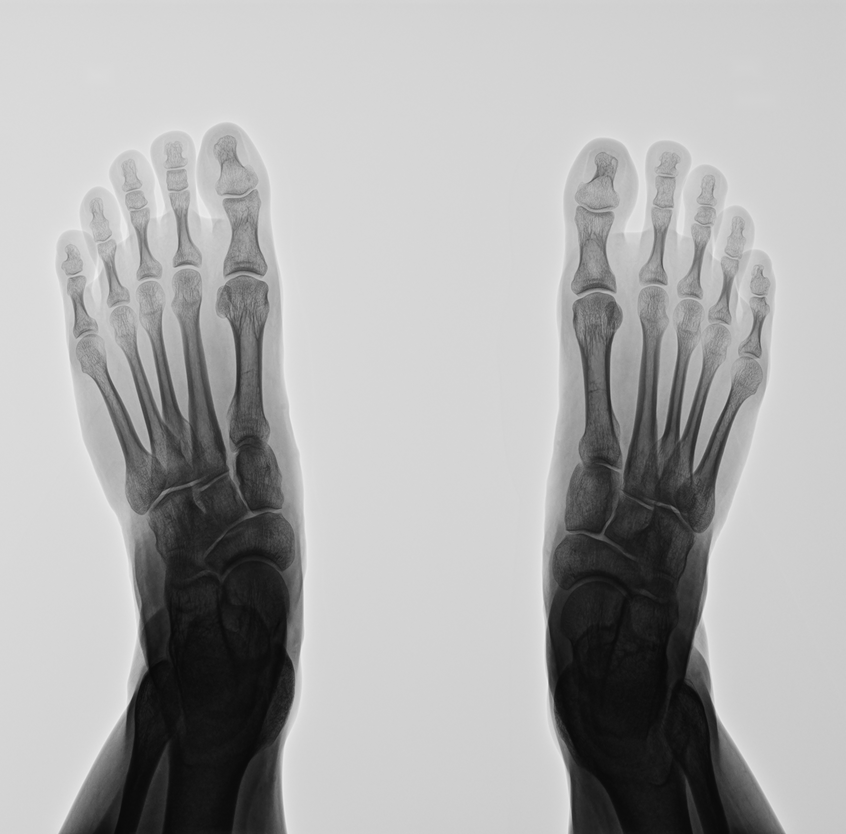
#> input picture detect_hallux_valgus/src/preprocessed/part1.png, 846 x 834 px, shrunk from 2372 x 2336 before the run; its folder holds only this picture in this run
$ python make_bone_binary.py
#> lines starting #> are read from the running program, lines starting #| are printed output that depends on the picture; after the words box and inside, x2 and y2 are one past the last pixel; in counts of white or black regions, pixels touching at a corner belong together
### detect_hallux_valgus/my_module/detect_image_center.py
import cv2
import numpy as np
import os
import glob


class detectMidpoints:
    def find_contour_midpoints(self, image):
        # ノイズを除去しないとノイズが輪郭線と検出されてアルゴリズムが機能しない
        gaussian_image = cv2.GaussianBlur(image, (15, 15), 3)

        edges = cv2.Canny(image=gaussian_image, threshold1=10, threshold2=10)

        # 膨張処理に使用するカーネルを定義
        kernel = np.ones((11, 11), np.uint8)

        # 膨張処理を適用
        dilated_edges = cv2.dilate(edges, kernel, iterations=3)
        eroded_edges = cv2.erode(dilated_edges, kernel, iterations=3)

        # 輪郭を検出
        contours, _ = cv2.findContours(
            eroded_edges, cv2.RETR_EXTERNAL, cv2.CHAIN_APPROX_SIMPLE
        )

        # 輪郭の面積でソートして上位二つを取得
        sorted_contours = sorted(contours, key=cv2.contourArea, reverse=True)[:2]

        # 重心の中点を計算
        if len(sorted_contours) >= 2:
            moments1 = cv2.moments(sorted_contours[0])
            moments2 = cv2.moments(sorted_contours[1])
            centroid1 = (
                int(moments1["m10"] / moments1["m00"]),
                int(moments1["m01"] / moments1["m00"]),
            )
            centroid2 = (
                int(moments2["m10"] / moments2["m00"]),
                int(moments2["m01"] / moments2["m00"]),
            )
            midpoint = (
                (centroid1[0] + centroid2[0]) // 2,
                (centroid1[1] + centroid2[1]) // 2,
            )

            return midpoint, contours

        else:
            return None, None

    # [16 lines left out: function process_images, not called in this run]


# [7 lines that do not run on import are left out]

### detect_hallux_valgus/my_module/make_bone_binary.py
import cv2
import numpy as np
import os
import glob
from detect_image_center import detectMidpoints


class MakeBone:
    def __init__(self, image):
        if len(image.shape) == 3 and image.shape[2] == 3:
            self.image = cv2.cvtColor(image, cv2.COLOR_BGR2GRAY)
        else:
            self.image = image

    def find_lower_brightness_positions(self, start_position):
        x, y = start_position

        clahe = cv2.createCLAHE(clipLimit=3.0, tileGridSize=(8, 8))
        self.clahe_image = clahe.apply(self.image)

        start_brightness = self.clahe_image[y, x]
        width = self.clahe_image.shape[1]

        # 左側に探索して、肉の輝度値を取得
        left_position = None
        for x_left in range(x, -1, -1):
            if self.clahe_image[y, x_left] <= start_brightness - 10:
                left_position = (x_left, y)
                break

        # 右側に探索して、肉の輝度値を取得
        right_position = None
        for x_right in range(x, width):
            if self.clahe_image[y, x_right] <= start_brightness - 10:
                right_position = (x_right, y)
                break

        left_lower_position = None
        if left_position:
            left_x, left_y = left_position
            left_brightness = self.clahe_image[left_y, left_x]
            for x_left_lower in range(left_x, -1, -1):
                if self.clahe_image[left_y, x_left_lower] <= left_brightness - 80:
                    left_lower_position = (x_left_lower, left_y)
                    break

        right_lower_position = None
        if right_position:
            right_x, right_y = right_position
            right_brightness = self.clahe_image[right_y, right_x]
            for x_right_lower in range(right_x, width):
                if self.clahe_image[right_y, x_right_lower] <= right_brightness - 80:
                    right_lower_position = (x_right_lower, right_y)
                    break

        right_lower_brightness = self.clahe_image[right_y, x_right_lower]
        left_lower_brightness = self.clahe_image[left_y, x_left_lower]

        return (
            left_position,
            right_position,
            left_lower_position,
            right_lower_position,
        ), (
            left_brightness,
            right_brightness,
            left_lower_brightness,
            right_lower_brightness,
        )

    def make_bone_binary(self, brightness, threshold=0.55):
        # 指定した輝度値よりも小さい輝度値を持つ部分を残して、それ以外を255にする
        brightness_threshold = brightness[0] * threshold
        bone = np.where(self.clahe_image <= brightness_threshold, self.clahe_image, 255)

        bone_canny = cv2.Canny(image=bone, threshold1=10, threshold2=10)

        # エッジ画像を膨張処理(これ以上kernelを上げると画像がつぶれる)
        dilate_bone_canny = cv2.dilate(
            bone_canny, kernel=np.ones((5, 5), np.uint8), iterations=3
        )

        # エッジ画像を膨張処理しても埋められなかった部分を補完する処理
        contours, _ = cv2.findContours(
            dilate_bone_canny, cv2.RETR_LIST, cv2.CHAIN_APPROX_NONE
        )

        modified_dilate_bone_canny = dilate_bone_canny.copy()

        for contour in contours:
            area = cv2.contourArea(contour)

            if area < 10000:
                # 輪郭の内側のピクセルを取得して、白い部分が多い場合は黒く埋める、黒い部分が多い場合は白く埋める
                mask = np.zeros_like(dilate_bone_canny)
                cv2.drawContours(mask, [contour], -1, color=255, thickness=cv2.FILLED)
                pts = np.where(mask == 255)

                white_pixels = np.sum(dilate_bone_canny[pts] == 255)
                black_pixels = np.sum(dilate_bone_canny[pts] == 0)

                if white_pixels > black_pixels:
                    cv2.drawContours(
                        modified_dilate_bone_canny,
                        [contour],
                        -1,
                        color=0,
                        thickness=cv2.FILLED,
                    )
                else:
                    cv2.drawContours(
                        modified_dilate_bone_canny,
                        [contour],
                        -1,
                        color=255,
                        thickness=cv2.FILLED,
                    )

        # それでも修正できなかった部分を埋める処理
        bone_binary = cv2.morphologyEx(
            modified_dilate_bone_canny, cv2.MORPH_CLOSE, np.ones((5, 5), np.uint8)
        )

        return bone_binary, bone


if __name__ == "__main__":
    input_dir = "detect_hallux_valgus/src/preprocessed"
    output_dir = "detect_hallux_valgus/output/bone_binary"
    os.makedirs(output_dir, exist_ok=True)

    for image_path in glob.glob(os.path.join(input_dir, "*.png")):
        image = cv2.imread(image_path, cv2.IMREAD_GRAYSCALE)
#> image is the input picture: shape (834, 846); min 9, max 238, mean 171.7

        detect_midpoints = detectMidpoints()

        # 画像の中心を検出
        midpoints, contour = detect_midpoints.find_contour_midpoints(image=image)
#> in find_contour_midpoints, `edges = cv2.Canny(image=gaussian_image, threshold1=10, threshold2=10)`:
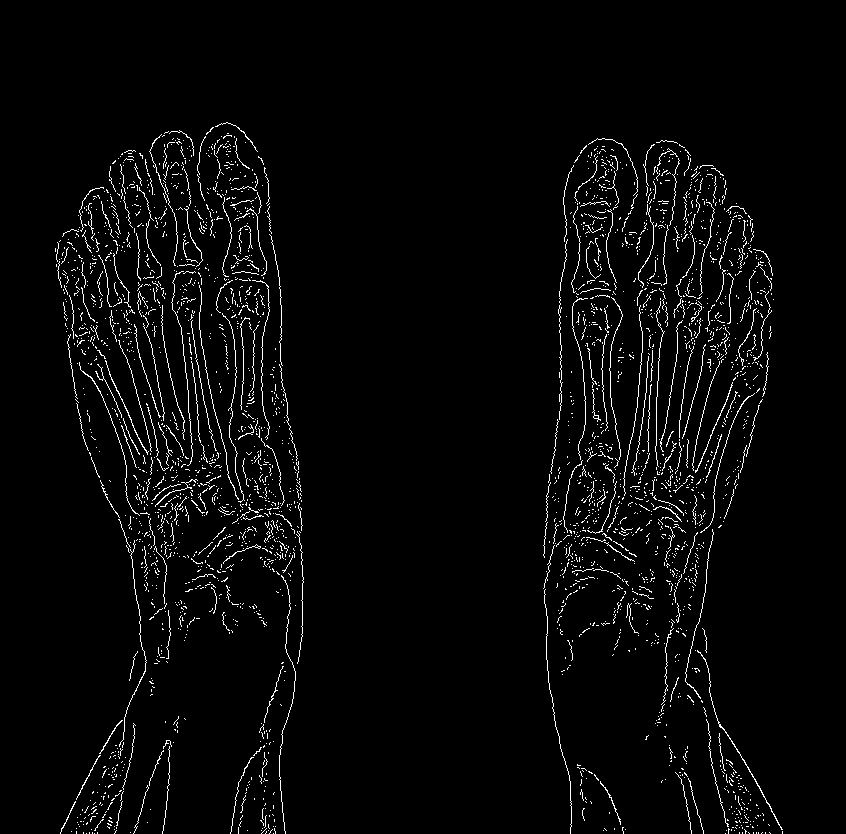
#> edges: shape (834, 846); 3.1% white in thin lines or dots, all inside (x1, y1, x2, y2) = (55, 122, 783, 834)
#> in find_contour_midpoints, `eroded_edges = cv2.erode(dilated_edges, kernel, iterations=3)`:
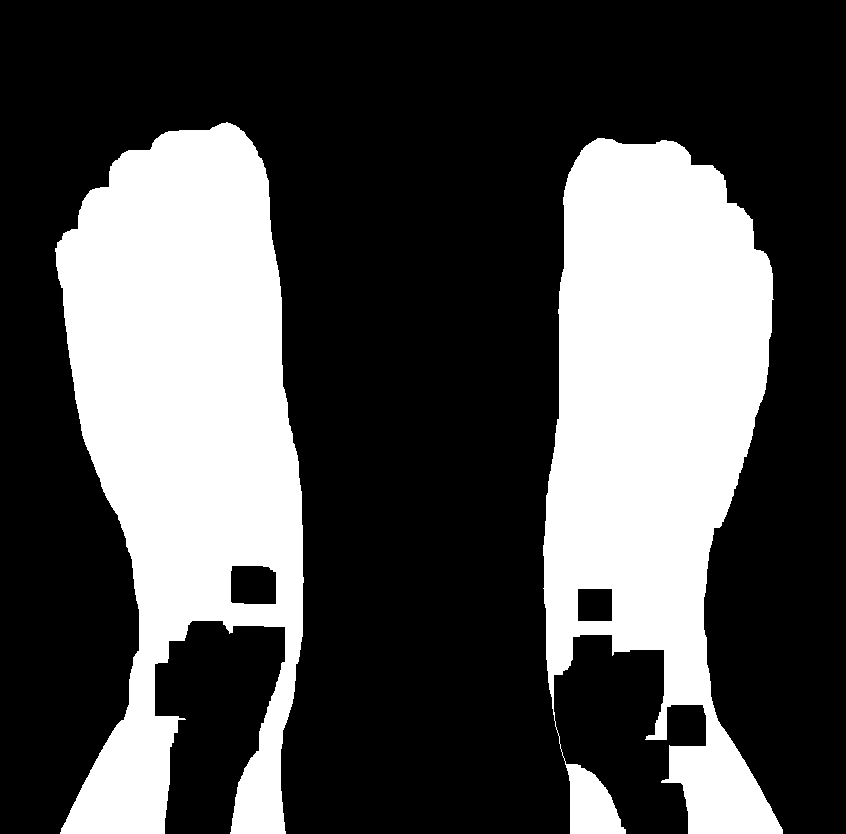
#> eroded_edges: shape (834, 846); 30.8% white; 2 white regions
#> in find_contour_midpoints, `contours, _ = cv2.findContours( eroded_edges, cv2.RETR_EXTERNAL, cv2.C..`: contours = 2 contours; box (x1, y1, x2, y2) and area: (55, 122, 304, 834) 112042, (543, 138, 783, 834) 105666
#> in find_contour_midpoints, `sorted_contours = sorted(contours, key=cv2.contourArea, reverse=True)[..`: sorted_contours has the same summary as contours
#> in find_contour_midpoints, `moments1 = cv2.moments(sorted_contours[0])`: moments1 = moments, m00 112042, centre m10/m00, m01/m00 = (186.3, 439)
#> in find_contour_midpoints, `moments2 = cv2.moments(sorted_contours[1])`: moments2 = moments, m00 105666.5, centre m10/m00, m01/m00 = (653.1, 441.1)
#> in find_contour_midpoints, `centroid1 = ( int(moments1["m10"] / moments1["m00"]), int(moments1["m0..`: centroid1 = (186, 439)
#> in find_contour_midpoints, `centroid2 = ( int(moments2["m10"] / moments2["m00"]), int(moments2["m0..`: centroid2 = (653, 441)
#> in find_contour_midpoints, `midpoint = ( (centroid1[0] + centroid2[0]) // 2, (centroid1[1] + centr..`: midpoint = (419, 440)
#> midpoints = (419, 440); contour has the same summary as contours in find_contour_midpoints

        color_image = cv2.cvtColor(image, cv2.COLOR_GRAY2BGR)

        make_bone = MakeBone(image=image)

        positions, brightness = make_bone.find_lower_brightness_positions(
            start_position=midpoints
        )
#> in find_lower_brightness_positions, `x, y = start_position`: x = 419; y = 440
#> in find_lower_brightness_positions, `self.clahe_image = clahe.apply(self.image)`:
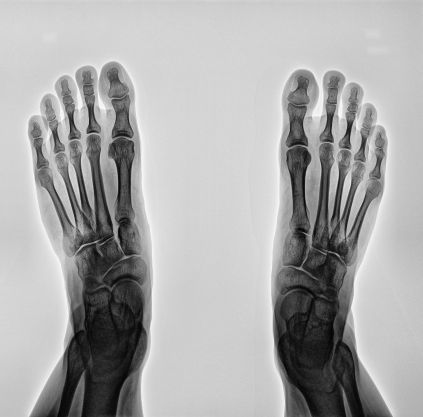
#> self.clahe_image: shape (834, 846) (shown at 1/2 size); min 3, max 250, mean 169.7
#> in find_lower_brightness_positions, `start_brightness = self.clahe_image[y, x]`: start_brightness = 213
#> the loop in find_lower_brightness_positions, `for x_left in range(x, -1, -1):` made 130 passes
#> left_position on pass 130: (290, 440)
#> the loop in find_lower_brightness_positions, `for x_right in range(x, width):` made 139 passes
#> right_position on pass 139: (557, 440)
#> in find_lower_brightness_positions, `left_x, left_y = left_position`: left_x = 290; left_y = 440
#> in find_lower_brightness_positions, `left_brightness = self.clahe_image[left_y, left_x]`: left_brightness = 197
#> the loop in find_lower_brightness_positions, `for x_left_lower in range(left_x, -1, -1):` made 29 passes
#> left_lower_position on pass 29: (262, 440)
#> in find_lower_brightness_positions, `right_x, right_y = right_position`: right_x = 557; right_y = 440
#> in find_lower_brightness_positions, `right_brightness = self.clahe_image[right_y, right_x]`: right_brightness = 201
#> the loop in find_lower_brightness_positions, `for x_right_lower in range(right_x, width):` made 25 passes
#> right_lower_position on pass 25: (581, 440)
#> in find_lower_brightness_positions, `right_lower_brightness = self.clahe_image[right_y, x_right_lower]`: right_lower_brightness = 117
#> positions = ((290, 440), (557, 440), (262, 440), (581, 440)); brightness = (197, 201, 117, 117)

        # 輝度値の取得に使用した点を描画
        for position in positions:
            if position is not None:
                cv2.circle(
                    color_image,
                    position,
                    radius=10,
                    color=(0, 0, 255),
                    thickness=-1,
                )
#> this loop made 4 passes
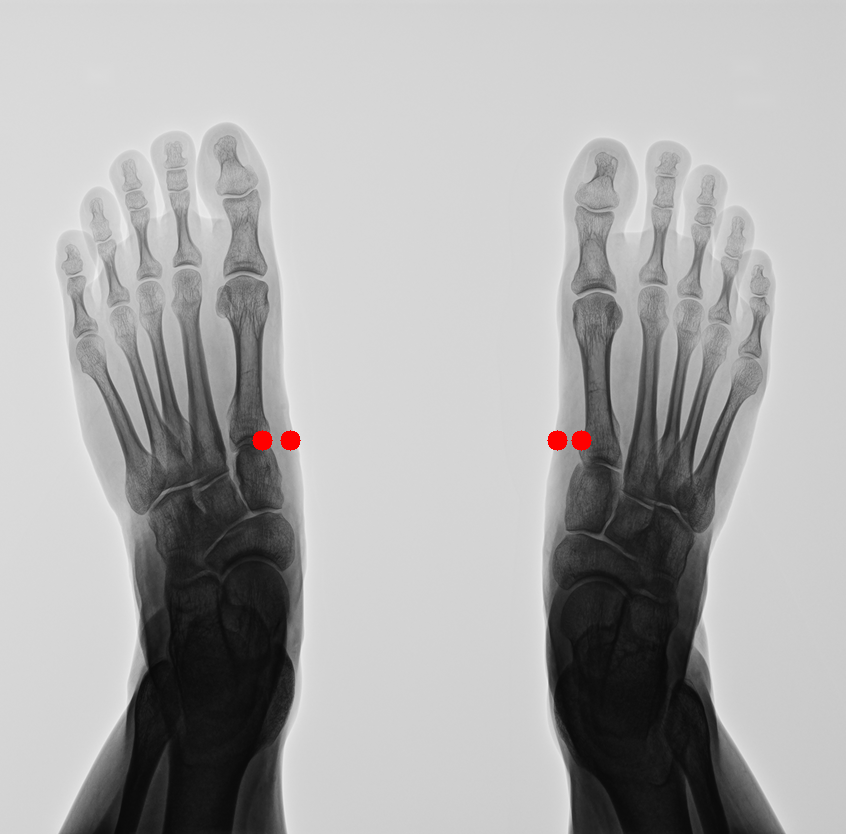
#> color_image: shape (834, 846, 3); 0.18% of pixels changed, all inside (x1, y1, x2, y2) = (252, 430, 592, 451)

        bone_binary, bone = make_bone.make_bone_binary(brightness=brightness)
#> in make_bone_binary, `brightness_threshold = brightness[0] * threshold`: brightness_threshold = 108.4
#> in make_bone_binary, `contours, _ = cv2.findContours( dilate_bone_canny, cv2.RETR_LIST, cv2...`: contours = 19 contours, 10 with area under 20; largest, box (x1, y1, x2, y2) and area: (55, 129, 300, 834) 109173, (542, 145, 789, 834) 107378, (709, 275, 749, 418) 1093, (85, 203, 111, 225) 459, (167, 311, 182, 387) 336
#> the loop in make_bone_binary, `for contour in contours:` made 19 passes
#> (area, pts, white_pixels, black_pixels) on passes 10, 11, 13, 14, 15, 16: (185, 236 positions, rows 338 to 388, columns 663 to 671, 100, 136), (64.5, 82 positions, rows 330 to 342, columns 700 to 708, 33, 49), (335.5, 412 positions, rows 311 to 386, columns 167 to 181, 151, 261), (77.5, 95 positions, rows 311 to 321, columns 131 to 140, 33, 62), (99, 128 positions, rows 290 to 316, columns 671 to 676, 56, 72), (1093, 1248 positions, rows 275 to 417, columns 709 to 748, 308, 940)
#> after the loop in make_bone_binary, `for contour in contours:`:
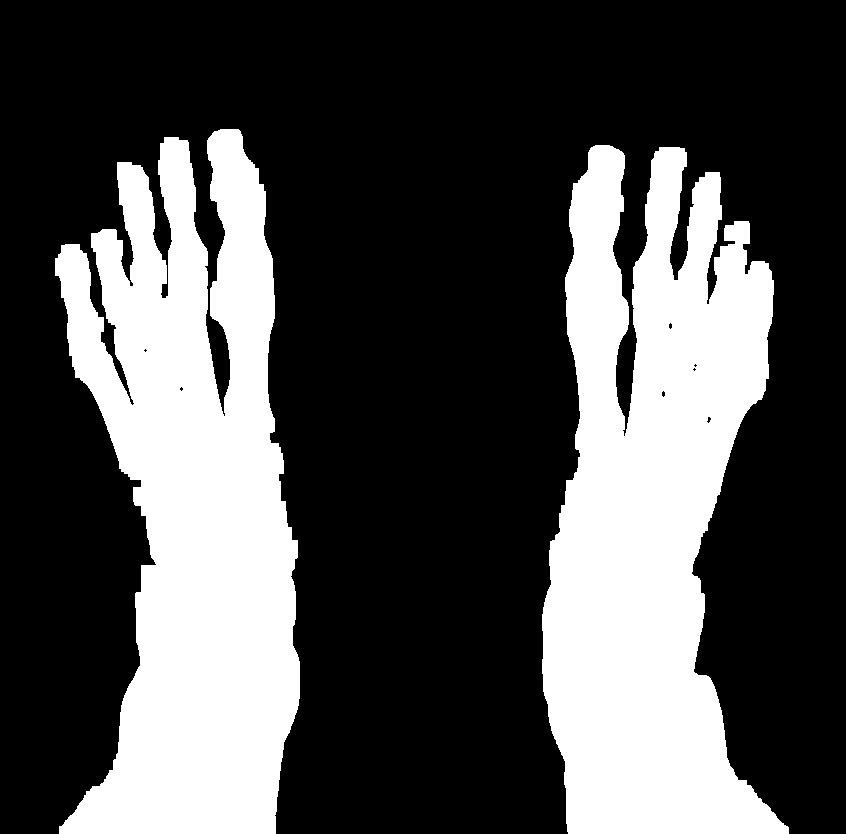
#> modified_dilate_bone_canny: shape (834, 846); 31.1% white; 2 white regions, box (x1, y1, x2, y2) and area: (55, 129, 300, 834) 110739, (542, 145, 789, 834) 108741
#> in make_bone_binary, `bone_binary = cv2.morphologyEx( modified_dilate_bone_canny, cv2.MORPH_..`:
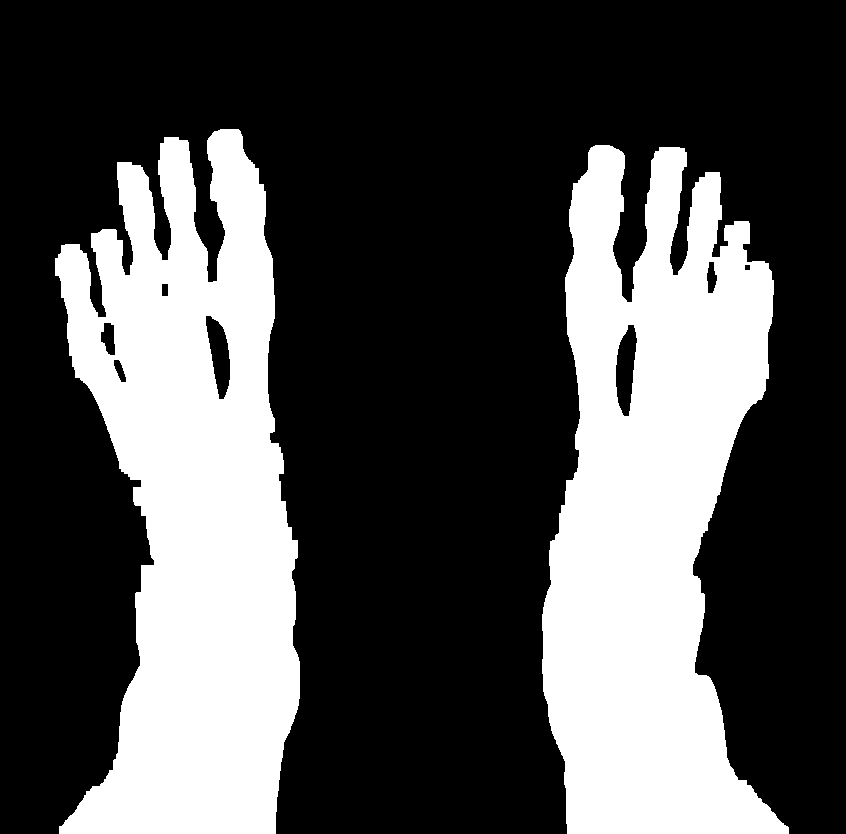
#> bone_binary: shape (834, 846); 31.2% white; 2 white regions, box (x1, y1, x2, y2) and area: (55, 129, 300, 834) 111092, (542, 145, 789, 834) 109074

        # 処理結果の保存
        basename = os.path.basename(image_path)
        output_path = os.path.join(output_dir, basename)
        cv2.imwrite(output_path, bone_binary)
